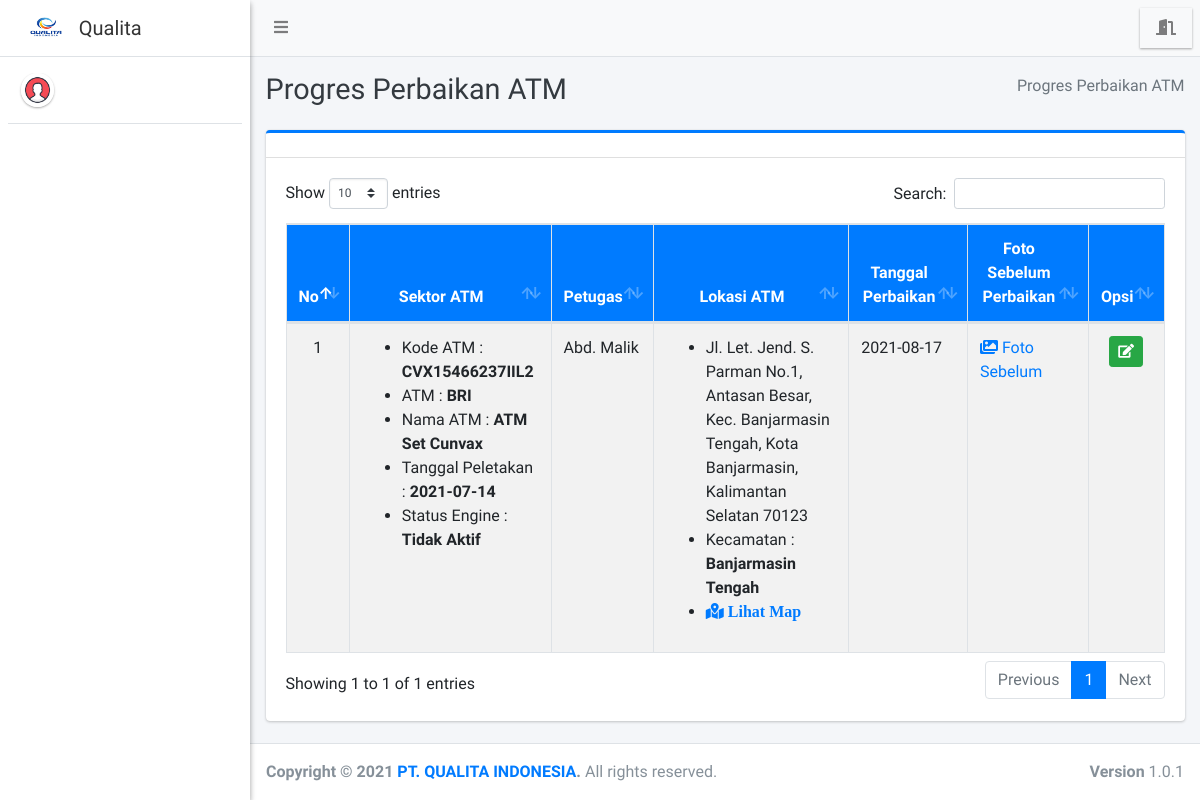
Screenshot of /teknisi/perbaikan/index.php with the database file from the repository.
### tables this page shows
CREATE TABLE `perbaikan` (
  `id_perbaikan` int(11) NOT NULL,
  `id_sektoratm` int(11) DEFAULT NULL,
  `id_petugas` int(11) NOT NULL,
  `tanggal_perbaikan` date DEFAULT NULL,
  `foto_sebelum` varchar(255) DEFAULT NULL,
  `tanggal_selesai` date DEFAULT NULL,
  `foto_sesudah` varchar(255) DEFAULT NULL,
  `status_perbaikan` varchar(50) DEFAULT NULL
);

CREATE TABLE `barang` (
  `kode_barang` varchar(35) NOT NULL,
  `nama_barang` varchar(100) NOT NULL,
  `tahun_produksi` varchar(25) NOT NULL,
  `lokasi_produksi` varchar(100) NOT NULL
);

CREATE TABLE `sektor_atm` (
  `id_sektoratm` int(11) NOT NULL,
  `kode_barang` varchar(35) NOT NULL,
  `bank` varchar(150) NOT NULL,
  `kecamatan` varchar(40) NOT NULL,
  `lokasi_atm` varchar(255) NOT NULL,
  `link_gmap` text NOT NULL,
  `tgl_peletakan` varchar(25) NOT NULL,
  `status` varchar(75) NOT NULL
);

CREATE TABLE `petugas` (
  `id_petugas` int(11) NOT NULL,
  `nama_petugas` varchar(255) NOT NULL,
  `email` varchar(255) NOT NULL
);

### config/config.php (called while the page is built, shortened)
<?php
	function base_url($url = null){
		$base_url = "http://localhost/qualita-indonesia";
		if ($url != null) {
			return $base_url."/".$url;
		}else{
			return $base_url;
		}
	}
 ?>

### teknisi/perbaikan/index.php (the view, shortened to what this page needs)
<?php
require '../../config/config.php';
require '../../config/koneksi.php';
?>
<!DOCTYPE html>
<html>
<?php
include '../../templates/head.php';
?>
<body class="hold-transition sidebar-mini layout-fixed">
    <div class="wrapper">
        <?php
        include '../../templates/navbar.php';
        ?>
        <?php
        include '../../templates/sidebar.php';
        ?>
        <div class="content-wrapper">
            <div class="content-header">
                <div class="container-fluid">
                    <div class="row mb-2">
                        <div class="col-sm-6">
                            <h1 class="m-0 text-dark">Progres Perbaikan ATM</h1>
                        </div>
                        <div class="col-sm-6">
                            <ol class="breadcrumb float-sm-right">
                                <li class="breadcrumb-item active">Progres Perbaikan ATM</li>
                            </ol>
                        </div>
                    </div>
                </div>
            </div>
            <section class="content">
                <div class="container-fluid">
                    <div class="row">
                        <div class="col-12">
                            <div class="card card-primary card-outline">
                                <div class="card-header">
                                </div>
                                <div class="card-body">
                                    <div class="table-responsive">
                                        <table id="example1" class="table table-bordered table-striped">
                                            <thead class="bg-blue">
                                                <tr align="center">
                                                    <th>No</th>
                                                    <th>Sektor ATM</th>
                                                    <th>Petugas</th>
                                                    <th>Lokasi ATM</th>
                                                    <th>Tanggal Perbaikan</th>
                                                    <th>Foto Sebelum Perbaikan</th>
                                                    <th>Opsi</th>
                                                </tr>
                                            </thead>
                                            <?php
                                            $no = 1;
                                            $data = $koneksi->query("SELECT * FROM perbaikan AS p
                                            LEFT JOIN sektor_atm AS sa ON p.id_sektoratm = sa.id_sektoratm
                                            LEFT JOIN barang AS b ON sa.kode_barang = b.kode_barang
                                            LEFT JOIN petugas AS ps ON p.id_petugas = ps.id_petugas
                                            WHERE sa.status = 'Tidak Aktif' ORDER BY p.id_perbaikan DESC");
                                            while ($row = $data->fetch_array()) {
                                            ?>
                                                <tbody style="background-color: white">
                                                    <tr>
                                                        <td align="center"><?= $no++ ?></td>
                                                        <td>
                                                            <ul>
                                                            <li>Kode ATM : <b><?= $row['kode_barang'] ?></b></li>
                                                            <li>ATM : <b><?= $row['bank'] ?></b></li>
                                                            <li>Nama ATM : <b><?= $row['nama_barang'] ?></b></li>
                                                            <li>Tanggal Peletakan : <b><?= $row['tgl_peletakan'] ?></b></li>
                                                            <li>Status Engine : <b><?= $row['status'] ?></b></li>
                                                            </ul>
                                                        </td>
                                                        <td><?= $row['nama_petugas'] ?></td>
                                                        <td>
                                                            <ul>
                                                            <li><?= $row['lokasi_atm'] ?></li>
                                                            <li>Kecamatan : <b><?= $row['kecamatan'] ?></b></li>
                                                            <li><a href="<?= $row['link_gmap'] ?>" target="blank" class="fa fa-map-marked-alt"> Lihat Map</a></li>
                                                            </ul>
                                                        </td>
                                                        <td><?= $row['tanggal_perbaikan'] ?></td>
                                                        <td><a href="<?= base_url() ?>/filependukung/<?= $row['foto_sebelum'] ?>" data-toggle="lightbox" data-title="Foto Sebelum Perbaikan"><i class="fa fa-images"></i> Foto Sebelum</a></td>
                                                        <td align="center">
                                                            <a href="edit?id=<?= $row['id_perbaikan'] ?>" class="btn btn-success btn-sm" title="Edit"><i class="fa fa-edit"></i></a>
                                                        </td>
                                                    </tr>
                                                </tbody>
                                            <?php } ?>
                                        </table>
                                    </div>
                                </div>
                            </div>
                        </div>
                    </div>
                </div>
            </section>
        </div>
        <?php include_once "../../templates/footer.php"; ?>
    </div>
</body>
</html>

### rows the page displays
perbaikan: barang.kode_barang "CVX15466237IIL2", id_sektoratm.bank "BRI", barang.nama_barang "ATM Set Cunvax", id_sektoratm.tgl_peletakan "2021-07-14", id_sektoratm.status "Tidak Aktif", id_petugas.nama_petugas "Abd. Malik", id_sektoratm.lokasi_atm "Jl. Let. Jend. S. Parman No.1, Antasan Besar, Kec. Banjarmasin Tengah, Kota Banjarmasin, Kalimantan Selatan 70123", id_sektoratm.kecamatan "Banjarmasin Tengah", tanggal_perbaikan "2021-08-17"
